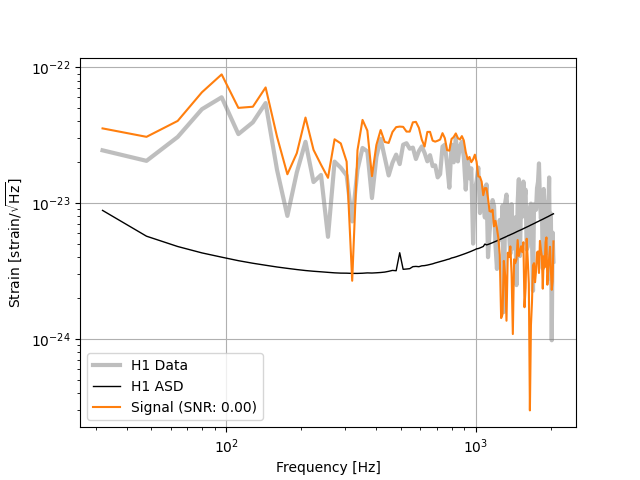

Python code for this plot:
import bilby
import numpy as np
from starccato import generate_signals
import warnings

warnings.filterwarnings("ignore", "Wswiglal-redir-stdio")

# Set the duration and sampling frequency of the data segment that we're going
# to inject the signal into.
# These are fixed by the resolution in the injection file that we are using.

sampling_frequency = 4096
n_timestamps = 256
duration = n_timestamps / sampling_frequency
time = np.linspace(0, duration, n_timestamps)
t0 = time[53]  # This is the time of the core-bounce

# Specify the output directory and the name of the simulation.
outdir = "outdir"
label = "supernova"
bilby.core.utils.setup_logger(outdir=outdir, label=label)

# Set up a random seed for result reproducibility.  This is optional!
np.random.seed(0)

# We are going to inject a supernova waveform.  We first establish a dictionary
# of parameters that includes all of the different waveform parameters. It will
# read in a signal to inject from a txt file.

injection_parameters = dict(
    luminosity_distance=10,  # kpc
    geocent_time=1126259642.413,
    ra=0,
    dec=0,
    psi=0
)


def supernova(time_array, luminosity_distance, **kwargs):
    """
    A source model that reads a simulation from a text file.

    This was originally intended for use with supernova simulations, but can
    be applied to any source class.

    Parameters
    ----------
    frequency_array: array-like
        Unused (but required by the source model interface)
    file_path: str
        Path to the file containing the NR simulation. The format of this file
        should be readable by :code:`numpy.loadtxt` and have four columns
        containing the real and imaginary components of the plus and cross
        polarizations.
    luminosity_distance: float
        The distance to the source in kpc, this scales the amplitude of the
        signal. The simulation is assumed to be at 10kpc.
    kwargs:
        extra keyword arguments, this should include the :code:`file_path`

    Returns
    -------
    dict:
        A dictionary containing the plus and cross components of the signal.
    """

    waveform = generate_signals(n=1, **kwargs)[0]

    # waveforms generated at 10kpc, so scale to the luminosity distance
    scaling = 1e-20 * (10.0 / luminosity_distance)

    # idk if the signal is hcross/hplus, so we just duplicate for now... #TODO
    h_plus = scaling * waveform
    return {'plus': h_plus, 'cross': h_plus}


# Create the waveform_generator using a supernova source function
waveform_generator = bilby.gw.waveform_generator.WaveformGenerator(
    duration=duration,
    sampling_frequency=sampling_frequency,
    time_domain_source_model=supernova,
    parameters=injection_parameters,
    parameter_conversion=lambda parameters: (parameters, list()),
    waveform_arguments=dict(seed=0),
)

# Set up interferometers (LIGO-Hanford (H1) and LIGO-Livingston (L1))
ifos = bilby.gw.detector.InterferometerList(["H1", "L1"])
ifos.set_strain_data_from_power_spectral_densities(
    sampling_frequency=sampling_frequency,
    duration=duration,
    start_time=injection_parameters["geocent_time"],

)

injection_strain_time = waveform_generator.time_domain_strain(injection_parameters)
injection_strain = waveform_generator.frequency_domain_strain(injection_parameters)

ifos.inject_signal(
    injection_polarizations=injection_strain,
    parameters=injection_parameters,
    raise_error=False,
)


from bilby.gw import utils as gwutils
import matplotlib.pyplot as plt


DATA_COL = 'tab:gray'
SIGNAL_COL = 'tab:orange'
PSD_COL = 'black'

def plot_freq_domain(ifo: bilby.gw.detector.Interferometer, freq_signal):
    fig, ax = plt.subplots()
    df = ifo.strain_data.frequency_array[1] - ifo.strain_data.frequency_array[0]
    asd = gwutils.asd_from_freq_series(
        freq_data=ifo.strain_data.frequency_domain_strain, df=df)

    ax.loglog(ifo.strain_data.frequency_array[ifo.strain_data.frequency_mask],
              asd[ifo.strain_data.frequency_mask],
              color=DATA_COL, label=f"{ifo.name} Data", alpha=0.5, lw=3)
    ax.loglog(ifo.strain_data.frequency_array[ifo.strain_data.frequency_mask],
              ifo.amplitude_spectral_density_array[ifo.strain_data.frequency_mask],
              color=PSD_COL, lw=1.0, label=ifo.name + ' ASD')

    signal_asd = gwutils.asd_from_freq_series(
        freq_data=freq_signal, df=df)

    ax.loglog(ifo.strain_data.frequency_array[ifo.strain_data.frequency_mask],
              signal_asd[ifo.strain_data.frequency_mask],
              color=SIGNAL_COL,
              label=f'Signal (SNR: {ifo.meta_data["optimal_SNR"]:.2f})')
    ax.grid(True)
    ax.set_ylabel(r'Strain [strain/$\sqrt{\rm Hz}$]')
    ax.set_xlabel(r'Frequency [Hz]')
    ax.legend(loc='best')


def plot_time_domain(ifo, time_signal):
    fig, ax = plt.subplots()
    strain = ifo.strain_data.time_domain_strain
    t0 = ifo.strain_data.start_time
    x = ifo.strain_data.time_array - t0
    xlabel = f'GPS time [s] - {t0}'
    # unroll raw data
    strain = np.roll(strain, 55)
    ax.plot(x, strain, color=DATA_COL, label=f"{ifo.name} Data", alpha=0.5, lw=3)
    ax.plot(x, time_signal, color=SIGNAL_COL, label=f'Signal (SNR: {ifo.meta_data["optimal_SNR"]:.2f})')
    ax.set_xlabel(xlabel)
    ax.set_ylabel('Strain')
    ax.legend()
    fig.tight_layout()


plot_freq_domain(ifos[0], injection_strain['plus'])
plt.savefig('tmp.png')